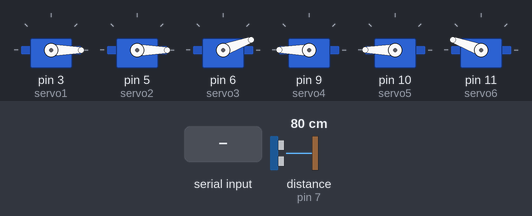
Recording of a sketch running on a simulated Arduino Uno, built with avr-gcc and run on an emulated ATmega328P. Parts: 6 × servo. Wiring (inferred from the names in the program): ultrasonic range finder: trigger pin 8; echo pin 7. The inputs (shaded band) are chosen by the test bench; at power-on: distance to the obstacle (sensor on pin 7) 80 cm. The echo pulse lasts 58.3 µs per cm.

Above: at 1.5 s.
1.6 s: distance to the obstacle (sensor on pin 7) set to 194 cm
5.0 s: distance to the obstacle (sensor on pin 7) set to 203 cm
At 6.2 s:
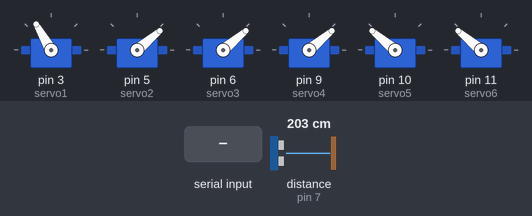
9.3 s: distance to the obstacle (sensor on pin 7) set to 2 cm
At 10.5 s:
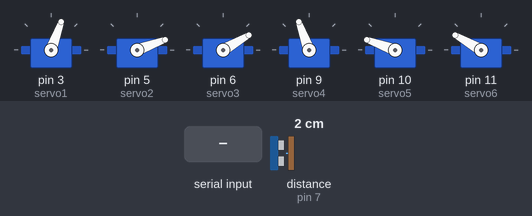
11.3 s: "H" received over the second serial link
At 13.3 s:
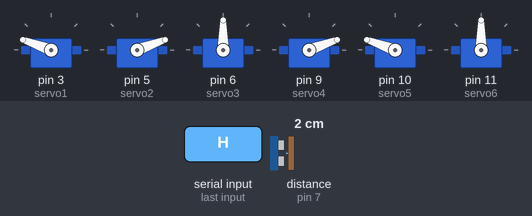
Timing chart, 0 to 16.4 s (numbered marks = the images above; inputs shaded):
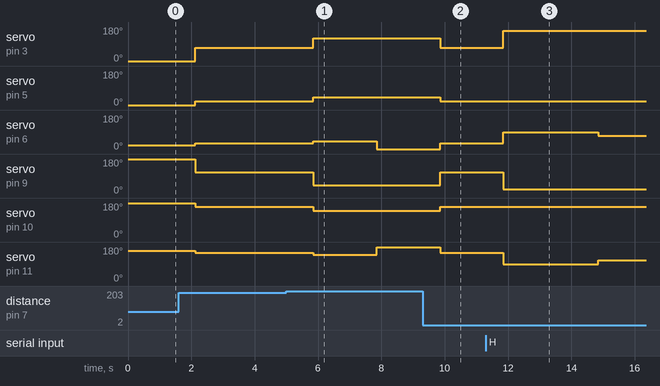

Measured:
- the behaviour switches between 199 and 200 cm on distance to the obstacle (sensor on pin 7) (found by bisection; images 0 and 1)
- after the input at 5.0 s, servo on pin 3 (servo1): 70° → 120° after 0.85 s; servo on pin 5 (servo2): 20° → 40° after 0.85 s; servo on pin 6 (servo3): 30° → 40° after 0.85 s, → 0° 2.0 s later; servo on pin 9 (servo4): 110° → 40° after 0.85 s; servo on pin 10 (servo5): 160° → 140° after 0.85 s
- after the input at 9.3 s, servo on pin 3 (servo1): 120° → 70° after 0.56 s; servo on pin 5 (servo2): 40° → 20° after 0.56 s; servo on pin 6 (servo3): 0° → 30° after 0.56 s; servo on pin 9 (servo4): 40° → 110° after 0.56 s; servo on pin 10 (servo5): 140° → 160° after 0.56 s
- after the input at 11.3 s, servo on pin 3 (servo1): 70° → 160° after 0.56 s; servo on pin 6 (servo3): 30° → 90° after 0.56 s, → 70° 3.0 s later; servo on pin 9 (servo4): 110° → 20° after 0.56 s; servo on pin 11 (servo6): 150° → 90° after 0.56 s, → 110° 3.0 s later

The sketch:

Code.ino
```cpp
// 6 servo motors of a robotic arm + Ultrasonic sensor and Bluetooth module

#include<Servo.h>

#include <SoftwareSerial.h>

SoftwareSerial Bluetooth(0, 1); //Rx then Tx and Rx to Tx and Tx to Rx

char Stats;
int  turnON = 1;
int  turnOFF = 0;
int  attention = 10;
int  x = 0;

int range = 300;    //the range of ultrasonic sensor 300cm
float distance = 0; //for distance

int  key1 = 0;
int  key2 = 0;

Servo servo1; //first hard ( Shoulder )
Servo servo2; //first hand ( Shoulder )
Servo servo3; //first hand ( Arm )

Servo servo4; //second hand ( Shoulder )
Servo servo5; //second hand ( Shoulder )
Servo servo6; //second hand ( Arm )

int echoPin = 7;
int trigPin = 8;

int angle11 = 0; //initial pos ( out of range )
int angle12 = 0;
int angle13 = 20;

int angle14 = 180;
int angle15 = 180;
int angle16 = 160;

int angle21 = 120; // waving
int angle22 = 40;
int angle23 = 0;

int angle24 = 40;
int angle25 = 140;
int angle26 = 180;


int angle31 = 70; // Welcoming
int angle32 = 20;
int angle33 = 30;

int angle34 = 110;
int angle35 = 160;
int angle36 = 150;

int angle41 = 160; //Happy " على راسي"
int angle42 = 20;
int angle43 = 90;

int angle44 = 20;
int angle45 = 160;
int angle46 = 90;

int angle51 = 0; //Sad
int angle52 = 0;
int angle53 = 0;

int angle54 = 180;
int angle55 = 180;
int angle56 = 180;


int angle61 = 120; //Good Bye
int angle62 = 40;
int angle63 = 0;

int angle64 = 180;
int angle65 = 180;
int angle66 = 160;


long readUltrasonicDistance(int trigPin, int echoPin) // this is for operate the ultra sonic sensor
{
  pinMode(trigPin, OUTPUT);  // Clear the trigger
  digitalWrite(trigPin, LOW);
  delayMicroseconds(2);

  // Sets the trigger pin to HIGH state for 10 microseconds
  digitalWrite(trigPin, HIGH);
  delayMicroseconds(10);
  digitalWrite(trigPin, LOW);
  pinMode(echoPin, INPUT);

  // Reads the echo pin, and returns the sound wave travel time in microseconds
  return pulseIn(echoPin, HIGH);
}


void setup()
{
  Bluetooth.begin(9600); //for bluetooth

  Serial.begin(9600);    //start the communication with 9600 bound rate

  servo1.write(angle11);
  servo2.write(angle12);
  servo3.write(angle13);

  servo4.write(angle14); //starts from 180 ends in 90 degree since these servo motors are in opposide place ( merroring
  servo5.write(angle15);
  servo6.write(angle16);

  servo1.attach(3);
  servo2.attach(5);
  servo3.attach(6);

  servo4.attach(9);
  servo5.attach(10);
  servo6.attach(11);
}

void loop()
{

  distance = 0.01723 * readUltrasonicDistance(8, 7); // distance of object

  if (distance > range)  //out of Ultrasonic sensor range
  {
    servo1.write(angle11);
    servo2.write(angle12);
    servo3.write(angle13);

    servo4.write(angle14);
    servo5.write(angle15);
    servo6.write(angle16);

    while (key1 == 0 && key2 == 0) // these are the keys of sending the bluetooth singnal only once
    {
      Bluetooth.write(turnOFF); // the bluetooth is sening 'turnOFF'
      delay(500);
      key1 = 1;
      key2 = 1;
    }

    x = 0; // for initializing the value of x that is used as a key for the next if conditions

  }


  if ( distance < range && distance > range - 300 && x <= 3 ) // this loop is for controlling the time before enter the programm
  {
    x++;
    delay(700); // not exactly 3 seconds but around 3 seconds
  }


  if ( distance < range && distance > range - 100 && x >= 3 ) // waving for attract people in 2-3 meters away  //x=3 means 3 seconds
  {
    servo1.write(angle21);
    servo2.write(angle22);
    servo3.write(angle23);

    servo4.write(angle24);
    servo5.write(angle25);
    servo6.write(angle26);

    while (key1 == 1) //this loop is for sending only one signal that tells the screen to turn on the smile mode.
    {
      Bluetooth.write(attention); // the bluetooth is sending 'attention' for starting the smile screen
      delay(500);
      key1 = 0;
    }

    servo3.write(40); // these for waving
    servo6.write(140);
    delay(2000);

    servo3.write(0);
    servo6.write(180);
    delay(2000);
  }

  if ( distance < range - 100 && distance > range - 300 && x >= 3 ) //welcoming and start evaluate   //x=3 means 3 seconds
  {
    servo1.write(angle31);
    servo2.write(angle32);
    servo3.write(angle33);

    servo4.write(angle34);
    servo5.write(angle35);
    servo6.write(angle36);
    delay(1000);

    while (key2 == 1)//this loop is for sending only one signal that tells the screen to turn on the evaluation mode.
    {
      Bluetooth.write(turnON);  //the bluetooth is sending 'turnON' for starting the evaluation process for the coustomer
      key2 = 0;
      delay(500);
    }

    if (Bluetooth.available()) // after evaluate
    {

      Stats = Bluetooth.read(); // for reading the incoming signal and store from outside

      if (Stats == 'H') // Happy " على راسي "
      {
        servo1.write(angle41);
        servo2.write(angle42);
        servo3.write(angle43);

        servo4.write(angle44);
        servo5.write(angle45);
        servo6.write(angle46);
        delay(3000);

        servo3.write(70);
        servo6.write(110);
        delay(2000);

        servo3.write(90);
        servo6.write(90);
        delay(2000);

        servo3.write(70);
        servo6.write(110);
        delay(2000);

        servo3.write(90);
        servo6.write(90);
        delay(2000);
      }

      else if (Stats == 'S') // Sad
      {
        servo1.write(angle51);
        servo2.write(angle52);
        servo3.write(angle53);

        servo4.write(angle54);
        servo5.write(angle55);
        servo6.write(angle56);
        delay(5000); //for taken the enough time before the next move

      }

      else if (Stats == 'B') //Bye
      {
        servo1.write(angle61);
        servo2.write(angle62);
        servo3.write(angle63);

        servo4.write(angle64);
        servo5.write(angle65);
        servo6.write(angle66);
        delay(3000);

        servo3.write(40); //One hand  is waving
        delay(2000);

        servo3.write(0);
        delay(2000);

        servo3.write(40);
        delay(2000);

        servo3.write(0);
        delay(2000);
      }
    }
  }
}
```
